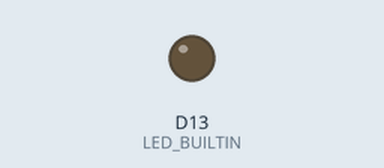
This sketch was run on a simulated Arduino Nano 33 IoT. Parts: output pins drawn as LEDs (lit = HIGH). Nothing arrives over Bluetooth unless stated; a phone connects over Bluetooth LE 3 s after start.

Above: at 0.05 s.
Timing chart, 0 to 3.0 s (numbered marks = the images above):
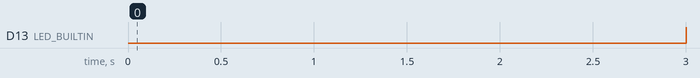

The sketch:

ArduinoBLEMIDI.ino
```cpp
/*
  Bluetooth LE MIDI example for the MKR1010

  Uses ArduinoBLE library

  created 22 Feb 2019
  by Tom Igoe
  Based on work by Don Coleman
*/
#include <ArduinoBLE.h>

byte midiData[] = {0x80, 0x80, 0x00, 0x00, 0x00};

// set up the MIDI service and MIDI message characteristic:
BLEService midiService("03B80E5A-EDE8-4B33-A751-6CE34EC4C700");
BLECharacteristic midiCharacteristic("7772E5DB-3868-4112-A1A9-F2669D106BF3",
                                     BLEWrite | BLEWriteWithoutResponse |
                                     BLENotify | BLERead, sizeof(midiData));


int bpm = 72;  // beats per minute
// duration of a beat in ms
float beatDuration = 60.0 / bpm * 1000;

// the melody sequence:
int melody[] = {64, 66, 71, 73, 74, 66, 64, 73, 71, 66, 74, 73};
// which note of the melody to play:
int noteCounter = 0;
void setup() {
  // initialize serial communication
  Serial.begin(9600);
  // initialize built in LED:
  pinMode(LED_BUILTIN, OUTPUT);
  // Initialize BLE:
  if (!BLE.begin()) {
    Serial.println("starting BLE failed!");
    while (true);
  }
  // set local name and advertised service for BLE:
  BLE.setLocalName("MIDI_BLE");
  BLE.setAdvertisedService(midiService);

  // add the characteristic and service:
  midiService.addCharacteristic(midiCharacteristic);
  BLE.addService(midiService);

  // start advertising
  BLE.advertise();
}

void loop() {
  // wait for a BLE central
  BLEDevice central = BLE.central();

  // if a central is connected to the peripheral:
  if (central) {
    // turn on LED to indicate connection:
    digitalWrite(LED_BUILTIN, HIGH);
    // play a note from the melody:
    midiCommand(0x90, melody[noteCounter], 127);
    // all the notes in this are sixteenth notes,
    // which is 1/4 of a beat, so:
    int noteDuration = beatDuration / 4;
    // keep it on for the appropriate duration:
    delay(noteDuration);
    // turn the note off:
    midiCommand(0x80, melody[noteCounter], 127);
    // increment the note number for next time through the loop:
    noteCounter++;
    // keep the note in the range from 0 - 11 using modulo:
    noteCounter = noteCounter % 12;
  }
  // when the central disconnects, turn off the LED:
  digitalWrite(LED_BUILTIN, LOW);
}

// send a 3-byte midi message
void midiCommand(byte cmd, byte data1, byte  data2) {
  // MIDI data goes in the last three bytes of the midiData array:
  midiData[2] = cmd;
  midiData[3] = data1;
  midiData[4] = data2;

  midiCharacteristic.setValue(midiData, sizeof(midiData));
}
```

Measured:
- by itself, D13 (LED_BUILTIN): LOW → HIGH at 3.0 s
